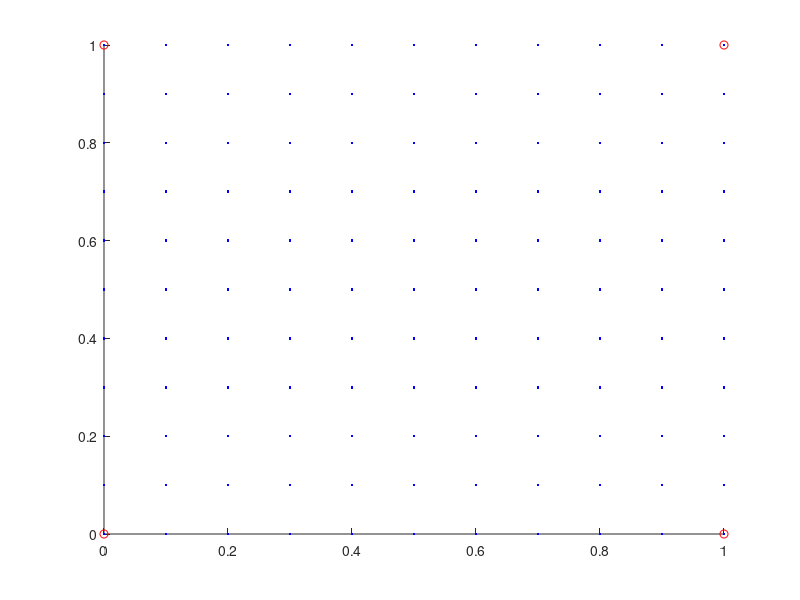

MATLAB code for this plot:
clc; clear all; close all;

values =   [0 1  0 1;
            0 0  1 1;
            2 7 -2 4];
        

inter_values = [];
for x = 0:0.1:1
    for y = 0:0.1:1
        inter = [1-x, x]*[2,-2;7,4]*[1-y;y]/(1)*(1);
        value = [x; y; inter];
        inter_values = [inter_values, value];
    end
end

figure; hold on;
plot3(values(1,:), values(2,:), values(3,:), 'ro');
plot3(inter_values(1,:), inter_values(2,:), inter_values(3,:), 'b.');